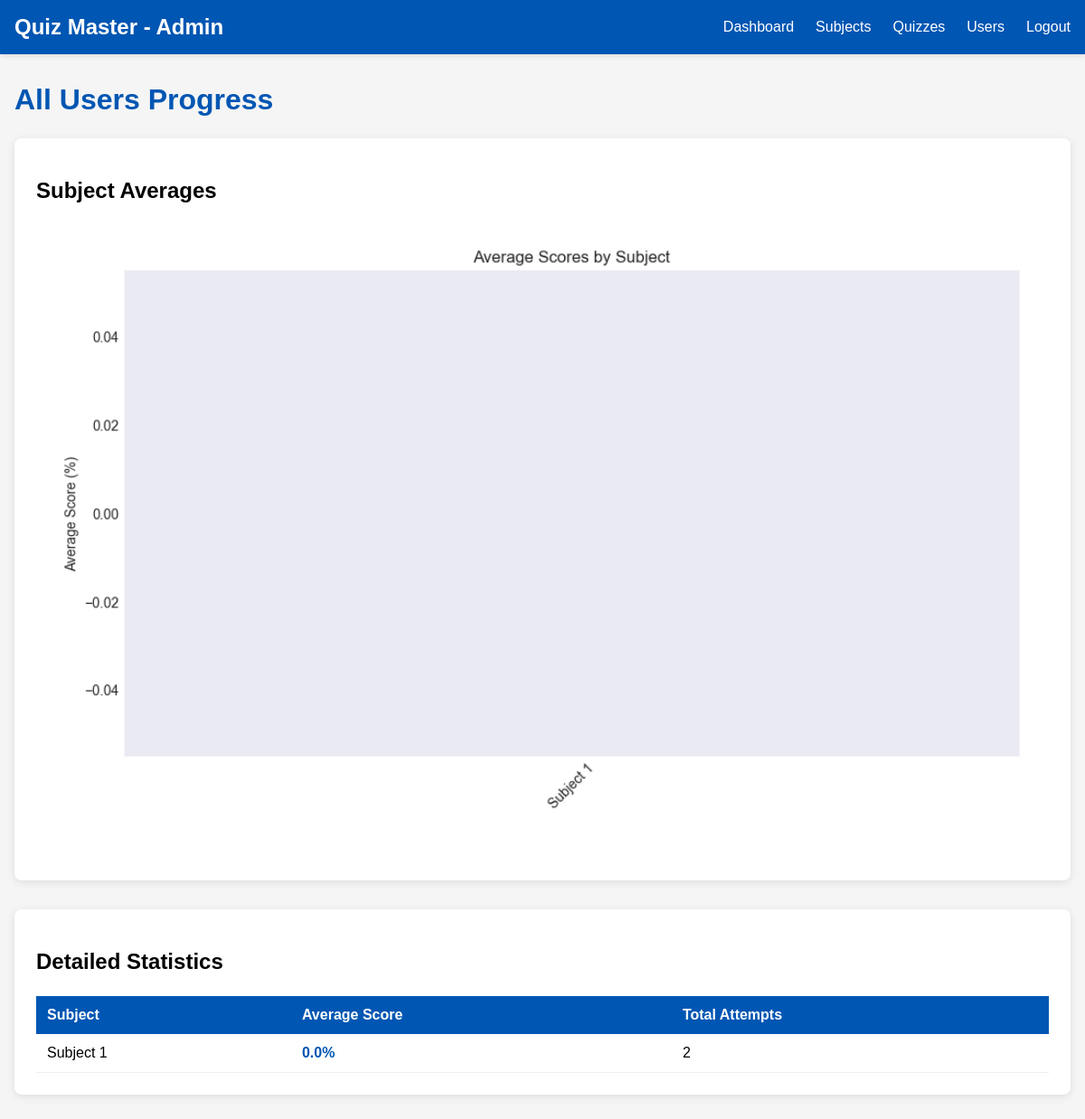
/admin/users/progress/all (signed in), run on the app's committed database.
### app.py (models this page shows)
class Subject(db.Model):
    s_id = db.Column(db.Integer, primary_key = True)
    name = db.Column(db.String(200), nullable = False)
    description = db.Column(db.Text)
    chapters = db.relationship('Chapter', backref='subject')

### app.py (the view)
@app.route('/admin/users/progress/all')
def all_progress():
    if not request.cookies.get('admin_id'):
        return redirect('/login')
    subject_stats = (db.session.query(
        Subject.name,
        db.func.avg(Score.score).label('average_score'),
        db.func.count(Score.sc_id).label('attempt_count'))
        .join(Chapter, Subject.s_id == Chapter.s_id)
        .join(Quiz, Chapter.c_id == Quiz.c_id)
        .join(Score, Quiz.q_id == Score.q_id)
        .group_by(Subject.name)
        .all())
    plt.style.use('seaborn-v0_8-dark')
    plt.figure(figsize=(10, 6))
    subjects = [stat[0] for stat in subject_stats]
    averages = [stat[1] for stat in subject_stats]
    plt.bar(subjects, averages)
    plt.title('Average Scores by Subject')
    plt.ylabel('Average Score (%)')
    plt.xticks(rotation=45)
    plt.tight_layout()
    plt.savefig('static/subject_averages.png')
    plt.close()
    return render_template('all_progress.html', subject_stats=subject_stats)

### templates/all_progress.html (shortened to what this page needs)
<!DOCTYPE html>
<html lang="en">
<head>
</head>
<body>
    <header>
        <div class="header-content">
            <div class="title">Quiz Master - Admin</div>
            <nav>
                <ul>
                    <li><a href="/admin/dashboard">Dashboard</a></li>
                    <li><a href="/admin/subjects">Subjects</a></li>
                    <li><a href="/admin/quizzes">Quizzes</a></li>
                    <li><a href="/admin/users">Users</a></li>
                    <li><a href="/logout">Logout</a></li>
                </ul>
            </nav>
        </div>
    </header>
    <div class="container">
        <h1>All Users Progress</h1>
        <div class="stat-card">
            <h2>Subject Averages</h2>
            <div class="chart-container">
                <img src="{{ url_for('static', filename='subject_averages.png') }}"
                     alt="Subject Averages"
                     class="chart-image">
            </div>
        </div>
        <div class="stat-card">
            <h2>Detailed Statistics</h2>
            <table>
                <thead>
                    <tr>
                        <th>Subject</th>
                        <th>Average Score</th>
                        <th>Total Attempts</th>
                    </tr>
                </thead>
                <tbody>
                    {% for stat in subject_stats %}
                    <tr>
                        <td>{{ stat[0] }}</td>
                        <td class="stat-highlight">{{ "%.1f"|format(stat[1]) }}%</td>
                        <td>{{ stat[2] }}</td>
                    </tr>
                    {% endfor %}
                </tbody>
            </table>
        </div>
    </div>
</body>
</html>

### templates/all_progress.html (style rules this page uses)
body { font-family: Arial, sans-serif; margin: 0; padding: 0; background-color: #f5f5f5; }
header { background-color: #0056B3; color: white; padding: 1rem; box-shadow: 0 2px 5px #0000001a; }
.header-content { max-width: 1200px; margin: 0 auto; display: flex; justify-content: space-between; align-items: center; }
.title { font-size: 1.5rem; font-weight: bold; }
nav ul { list-style: none; display: flex; margin: 0; padding: 0; }
nav ul li { margin-left: 1.5rem; }
nav ul li a { color: white; text-decoration: none; }
.container { max-width: 1200px; margin: 2rem auto; padding: 0 1rem; }
h1 { color: #0056B3; margin-bottom: 1.5rem; }
.stat-card { background: white; border-radius: 8px; padding: 1.5rem; box-shadow: 0 2px 10px #0000001a; margin-bottom: 2rem; }
.chart-container { margin: 1rem 0; padding: 1rem; background: white; border-radius: 8px; }
.chart-image { width: 100%; border-radius: 4px; }
table { width: 100%; border-collapse: collapse; margin-top: 1.5rem; }
th { background-color: #0056B3; color: white; padding: 12px; text-align: left; }
td { padding: 12px; border-bottom: 1px solid #eee; }
.stat-highlight { color: #0056B3; font-weight: bold; }

### data on the page
Subject: name "Subject 1", stat "0.0", stat "2"
